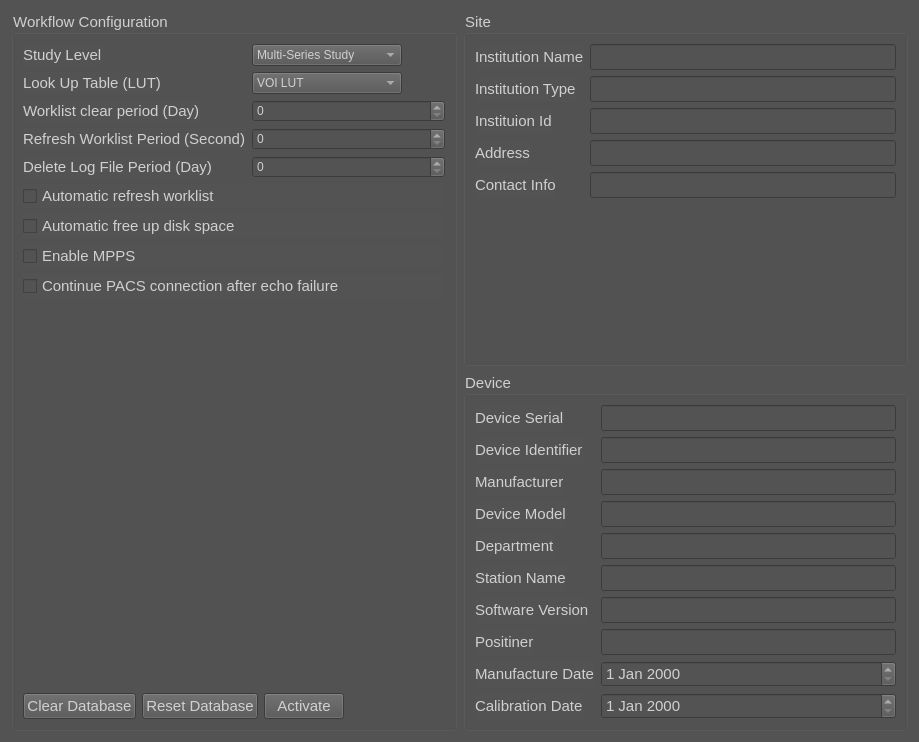
<?xml version="1.0" encoding="UTF-8"?>
<ui version="4.0">
 <class>WorkflowConfigurationWidget</class>
 <widget class="QWidget" name="WorkflowConfigurationWidget">
  <property name="geometry">
   <rect>
    <x>0</x>
    <y>0</y>
    <width>919</width>
    <height>742</height>
   </rect>
  </property>
  <property name="font">
   <font>
    <pointsize>11</pointsize>
   </font>
  </property>
  <property name="windowTitle">
   <string>Form</string>
  </property>
  <property name="styleSheet">
   <string notr="true">background-color: rgb(83, 83, 83);
color: rgb(208, 208, 208);</string>
  </property>
  <layout class="QHBoxLayout" name="horizontalLayout">
   <item>
    <widget class="QGroupBox" name="workflowConfigurationGroupBox">
     <property name="font">
      <font>
       <pointsize>11</pointsize>
      </font>
     </property>
     <property name="title">
      <string>Workflow Configuration</string>
     </property>
     <layout class="QFormLayout" name="formLayout_2">
      <item row="1" column="0">
       <widget class="QLabel" name="studyLevelLbl">
        <property name="font">
         <font>
          <pointsize>11</pointsize>
         </font>
        </property>
        <property name="text">
         <string>Study Level</string>
        </property>
       </widget>
      </item>
      <item row="1" column="1">
       <widget class="QComboBox" name="studyLevelComboBox">
        <property name="sizePolicy">
         <sizepolicy hsizetype="Fixed" vsizetype="Fixed">
          <horstretch>0</horstretch>
          <verstretch>0</verstretch>
         </sizepolicy>
        </property>
        <property name="minimumSize">
         <size>
          <width>150</width>
          <height>0</height>
         </size>
        </property>
        <item>
         <property name="text">
          <string>Multi-Series Study</string>
         </property>
        </item>
        <item>
         <property name="text">
          <string>Single-Series Study</string>
         </property>
        </item>
       </widget>
      </item>
      <item row="4" column="0">
       <widget class="QLabel" name="workListClearPeriodLbl">
        <property name="font">
         <font>
          <pointsize>11</pointsize>
         </font>
        </property>
        <property name="text">
         <string>Worklist clear period (Day)</string>
        </property>
       </widget>
      </item>
      <item row="4" column="1">
       <widget class="QSpinBox" name="workListClearPeriodLblSpinBox">
        <property name="sizePolicy">
         <sizepolicy hsizetype="Preferred" vsizetype="Preferred">
          <horstretch>0</horstretch>
          <verstretch>0</verstretch>
         </sizepolicy>
        </property>
        <property name="maximum">
         <number>365</number>
        </property>
       </widget>
      </item>
      <item row="5" column="0">
       <widget class="QLabel" name="refreshWorklistPeriodLbl">
        <property name="font">
         <font>
          <pointsize>11</pointsize>
         </font>
        </property>
        <property name="text">
         <string>Refresh Worklist Period (Second)</string>
        </property>
       </widget>
      </item>
      <item row="5" column="1">
       <widget class="QSpinBox" name="refreshWorklistPeriodSpinBox">
        <property name="sizePolicy">
         <sizepolicy hsizetype="Preferred" vsizetype="Preferred">
          <horstretch>0</horstretch>
          <verstretch>0</verstretch>
         </sizepolicy>
        </property>
        <property name="maximum">
         <number>999</number>
        </property>
       </widget>
      </item>
      <item row="6" column="0">
       <widget class="QLabel" name="deleteLogFilePeriodLbl">
        <property name="font">
         <font>
          <pointsize>11</pointsize>
         </font>
        </property>
        <property name="text">
         <string>Delete Log File Period (Day)</string>
        </property>
       </widget>
      </item>
      <item row="6" column="1">
       <widget class="QSpinBox" name="deleteLogFilePeriodSpinBox">
        <property name="sizePolicy">
         <sizepolicy hsizetype="Preferred" vsizetype="Preferred">
          <horstretch>0</horstretch>
          <verstretch>0</verstretch>
         </sizepolicy>
        </property>
        <property name="maximum">
         <number>365</number>
        </property>
       </widget>
      </item>
      <item row="19" column="0" colspan="2">
       <layout class="QVBoxLayout" name="verticalLayout">
        <item>
         <widget class="QCheckBox" name="automaticRefreshWorklistCheckBox">
          <property name="font">
           <font>
            <pointsize>11</pointsize>
           </font>
          </property>
          <property name="text">
           <string>Automatic refresh worklist</string>
          </property>
         </widget>
        </item>
        <item>
         <widget class="QCheckBox" name="automaticFreeUpDiskSpaceCheckBox">
          <property name="font">
           <font>
            <pointsize>11</pointsize>
           </font>
          </property>
          <property name="text">
           <string>Automatic free up disk space</string>
          </property>
         </widget>
        </item>
        <item>
         <widget class="QCheckBox" name="enableMppsCheckBox">
          <property name="font">
           <font>
            <pointsize>11</pointsize>
           </font>
          </property>
          <property name="text">
           <string>Enable MPPS</string>
          </property>
         </widget>
        </item>
        <item>
         <widget class="QCheckBox" name="continueOnEchoFailCheckBox">
          <property name="font">
           <font>
            <pointsize>11</pointsize>
           </font>
          </property>
          <property name="text">
           <string>Continue PACS connection after echo failure</string>
          </property>
         </widget>
        </item>
        <item>
         <spacer name="verticalSpacer">
          <property name="orientation">
           <enum>Qt::Orientation::Vertical</enum>
          </property>
          <property name="sizeHint" stdset="0">
           <size>
            <width>20</width>
            <height>40</height>
           </size>
          </property>
         </spacer>
        </item>
       </layout>
      </item>
      <item row="23" column="0" colspan="2">
       <layout class="QHBoxLayout" name="horizontalLayout_6">
        <item>
         <widget class="QPushButton" name="clearDatabaseBtn">
          <property name="font">
           <font>
            <pointsize>11</pointsize>
           </font>
          </property>
          <property name="text">
           <string>Clear Database</string>
          </property>
         </widget>
        </item>
        <item>
         <widget class="QPushButton" name="resetDatabaseBtn">
          <property name="font">
           <font>
            <pointsize>11</pointsize>
           </font>
          </property>
          <property name="text">
           <string>Reset Database</string>
          </property>
         </widget>
        </item>
        <item>
         <widget class="QPushButton" name="activateBtn">
          <property name="font">
           <font>
            <pointsize>11</pointsize>
           </font>
          </property>
          <property name="text">
           <string>Activate</string>
          </property>
         </widget>
        </item>
        <item>
         <spacer name="horizontalSpacer_6">
          <property name="orientation">
           <enum>Qt::Orientation::Horizontal</enum>
          </property>
          <property name="sizeHint" stdset="0">
           <size>
            <width>40</width>
            <height>20</height>
           </size>
          </property>
         </spacer>
        </item>
       </layout>
      </item>
      <item row="2" column="0">
       <widget class="QLabel" name="lutTypeLbl">
        <property name="font">
         <font>
          <pointsize>11</pointsize>
         </font>
        </property>
        <property name="text">
         <string>Look Up Table (LUT)</string>
        </property>
       </widget>
      </item>
      <item row="2" column="1">
       <widget class="QComboBox" name="lutTypeComboBox">
        <property name="sizePolicy">
         <sizepolicy hsizetype="Fixed" vsizetype="Fixed">
          <horstretch>0</horstretch>
          <verstretch>0</verstretch>
         </sizepolicy>
        </property>
        <property name="minimumSize">
         <size>
          <width>150</width>
          <height>0</height>
         </size>
        </property>
        <item>
         <property name="text">
          <string>VOI LUT</string>
         </property>
        </item>
        <item>
         <property name="text">
          <string>None</string>
         </property>
        </item>
       </widget>
      </item>
     </layout>
    </widget>
   </item>
   <item>
    <layout class="QVBoxLayout" name="verticalLayout_2">
     <item>
      <widget class="QGroupBox" name="siteGroupBox">
       <property name="font">
        <font>
         <pointsize>11</pointsize>
        </font>
       </property>
       <property name="title">
        <string>Site</string>
       </property>
       <layout class="QFormLayout" name="formLayout">
        <item row="1" column="0">
         <widget class="QLabel" name="institutionLbl">
          <property name="font">
           <font>
            <pointsize>11</pointsize>
           </font>
          </property>
          <property name="text">
           <string>Institution Name</string>
          </property>
         </widget>
        </item>
        <item row="1" column="1">
         <widget class="QLineEdit" name="institutionNameLineEdit">
          <property name="sizePolicy">
           <sizepolicy hsizetype="Expanding" vsizetype="Preferred">
            <horstretch>0</horstretch>
            <verstretch>0</verstretch>
           </sizepolicy>
          </property>
          <property name="minimumSize">
           <size>
            <width>150</width>
            <height>0</height>
           </size>
          </property>
          <property name="font">
           <font>
            <pointsize>11</pointsize>
           </font>
          </property>
          <property name="styleSheet">
           <string notr="true">color: rgb(112, 128, 144);</string>
          </property>
         </widget>
        </item>
        <item row="2" column="0">
         <widget class="QLabel" name="institutionTypeLbl">
          <property name="font">
           <font>
            <pointsize>11</pointsize>
           </font>
          </property>
          <property name="text">
           <string>Institution Type</string>
          </property>
         </widget>
        </item>
        <item row="2" column="1">
         <widget class="QLineEdit" name="institutionTypeLineEdit">
          <property name="sizePolicy">
           <sizepolicy hsizetype="Expanding" vsizetype="Preferred">
            <horstretch>0</horstretch>
            <verstretch>0</verstretch>
           </sizepolicy>
          </property>
          <property name="minimumSize">
           <size>
            <width>150</width>
            <height>0</height>
           </size>
          </property>
          <property name="font">
           <font>
            <pointsize>11</pointsize>
           </font>
          </property>
          <property name="styleSheet">
           <string notr="true">color: rgb(112, 128, 144);</string>
          </property>
         </widget>
        </item>
        <item row="3" column="0">
         <widget class="QLabel" name="institutionIdLbl">
          <property name="font">
           <font>
            <pointsize>11</pointsize>
           </font>
          </property>
          <property name="text">
           <string>Instituion Id</string>
          </property>
         </widget>
        </item>
        <item row="3" column="1">
         <widget class="QLineEdit" name="institutionIdLineEdit">
          <property name="sizePolicy">
           <sizepolicy hsizetype="Expanding" vsizetype="Preferred">
            <horstretch>0</horstretch>
            <verstretch>0</verstretch>
           </sizepolicy>
          </property>
          <property name="minimumSize">
           <size>
            <width>150</width>
            <height>0</height>
           </size>
          </property>
          <property name="font">
           <font>
            <pointsize>11</pointsize>
           </font>
          </property>
          <property name="styleSheet">
           <string notr="true"/>
          </property>
         </widget>
        </item>
        <item row="5" column="0">
         <widget class="QLabel" name="addressLbl">
          <property name="font">
           <font>
            <pointsize>11</pointsize>
           </font>
          </property>
          <property name="text">
           <string>Address</string>
          </property>
         </widget>
        </item>
        <item row="5" column="1">
         <widget class="QLineEdit" name="addressLineEdit">
          <property name="sizePolicy">
           <sizepolicy hsizetype="Expanding" vsizetype="Preferred">
            <horstretch>0</horstretch>
            <verstretch>0</verstretch>
           </sizepolicy>
          </property>
          <property name="minimumSize">
           <size>
            <width>150</width>
            <height>0</height>
           </size>
          </property>
          <property name="font">
           <font>
            <pointsize>11</pointsize>
           </font>
          </property>
          <property name="styleSheet">
           <string notr="true"/>
          </property>
         </widget>
        </item>
        <item row="6" column="0">
         <widget class="QLabel" name="contactInfoLbl">
          <property name="font">
           <font>
            <pointsize>11</pointsize>
           </font>
          </property>
          <property name="text">
           <string>Contact Info</string>
          </property>
         </widget>
        </item>
        <item row="6" column="1">
         <widget class="QLineEdit" name="contactInfoLineEdit">
          <property name="sizePolicy">
           <sizepolicy hsizetype="Expanding" vsizetype="Preferred">
            <horstretch>0</horstretch>
            <verstretch>0</verstretch>
           </sizepolicy>
          </property>
          <property name="minimumSize">
           <size>
            <width>150</width>
            <height>0</height>
           </size>
          </property>
          <property name="font">
           <font>
            <pointsize>11</pointsize>
           </font>
          </property>
          <property name="styleSheet">
           <string notr="true"/>
          </property>
         </widget>
        </item>
       </layout>
      </widget>
     </item>
     <item>
      <widget class="QGroupBox" name="deviceGroupBox">
       <property name="title">
        <string>Device</string>
       </property>
       <layout class="QFormLayout" name="formLayout_3">
        <item row="0" column="0">
         <widget class="QLabel" name="deviceSerialNumberLbl">
          <property name="font">
           <font>
            <pointsize>11</pointsize>
           </font>
          </property>
          <property name="text">
           <string>Device Serial</string>
          </property>
         </widget>
        </item>
        <item row="0" column="1">
         <widget class="QLineEdit" name="deviceSerialNumberLineEdit">
          <property name="sizePolicy">
           <sizepolicy hsizetype="Expanding" vsizetype="Preferred">
            <horstretch>0</horstretch>
            <verstretch>0</verstretch>
           </sizepolicy>
          </property>
          <property name="minimumSize">
           <size>
            <width>150</width>
            <height>0</height>
           </size>
          </property>
          <property name="font">
           <font>
            <pointsize>11</pointsize>
           </font>
          </property>
          <property name="styleSheet">
           <string notr="true">color: rgb(112, 128, 144);</string>
          </property>
          <property name="readOnly">
           <bool>true</bool>
          </property>
         </widget>
        </item>
        <item row="1" column="0">
         <widget class="QLabel" name="deviceUidLbl">
          <property name="font">
           <font>
            <pointsize>11</pointsize>
           </font>
          </property>
          <property name="text">
           <string>Device Identifier</string>
          </property>
         </widget>
        </item>
        <item row="1" column="1">
         <widget class="QLineEdit" name="deviceUidLineEdit">
          <property name="sizePolicy">
           <sizepolicy hsizetype="Expanding" vsizetype="Preferred">
            <horstretch>0</horstretch>
            <verstretch>0</verstretch>
           </sizepolicy>
          </property>
          <property name="minimumSize">
           <size>
            <width>150</width>
            <height>0</height>
           </size>
          </property>
          <property name="font">
           <font>
            <pointsize>11</pointsize>
           </font>
          </property>
          <property name="styleSheet">
           <string notr="true">color: rgb(112, 128, 144);</string>
          </property>
          <property name="readOnly">
           <bool>true</bool>
          </property>
         </widget>
        </item>
        <item row="2" column="0">
         <widget class="QLabel" name="manufacturerLbl">
          <property name="font">
           <font>
            <pointsize>11</pointsize>
           </font>
          </property>
          <property name="text">
           <string>Manufacturer</string>
          </property>
         </widget>
        </item>
        <item row="2" column="1">
         <widget class="QLineEdit" name="manufacturerLineEdit">
          <property name="sizePolicy">
           <sizepolicy hsizetype="Expanding" vsizetype="Preferred">
            <horstretch>0</horstretch>
            <verstretch>0</verstretch>
           </sizepolicy>
          </property>
          <property name="minimumSize">
           <size>
            <width>150</width>
            <height>0</height>
           </size>
          </property>
          <property name="font">
           <font>
            <pointsize>11</pointsize>
           </font>
          </property>
          <property name="styleSheet">
           <string notr="true">color: rgb(112, 128, 144);</string>
          </property>
          <property name="readOnly">
           <bool>true</bool>
          </property>
         </widget>
        </item>
        <item row="3" column="0">
         <widget class="QLabel" name="modelNameLbl">
          <property name="font">
           <font>
            <pointsize>11</pointsize>
           </font>
          </property>
          <property name="text">
           <string>Device Model</string>
          </property>
         </widget>
        </item>
        <item row="3" column="1">
         <widget class="QLineEdit" name="modelNameLineEdit">
          <property name="sizePolicy">
           <sizepolicy hsizetype="Expanding" vsizetype="Preferred">
            <horstretch>0</horstretch>
            <verstretch>0</verstretch>
           </sizepolicy>
          </property>
          <property name="minimumSize">
           <size>
            <width>150</width>
            <height>0</height>
           </size>
          </property>
          <property name="font">
           <font>
            <pointsize>11</pointsize>
           </font>
          </property>
          <property name="styleSheet">
           <string notr="true">color: rgb(112, 128, 144);</string>
          </property>
          <property name="readOnly">
           <bool>true</bool>
          </property>
         </widget>
        </item>
        <item row="6" column="0">
         <widget class="QLabel" name="modelNameLbl_2">
          <property name="font">
           <font>
            <pointsize>11</pointsize>
           </font>
          </property>
          <property name="text">
           <string>Software Version</string>
          </property>
         </widget>
        </item>
        <item row="6" column="1">
         <widget class="QLineEdit" name="softwareVersionLineEdit">
          <property name="sizePolicy">
           <sizepolicy hsizetype="Expanding" vsizetype="Preferred">
            <horstretch>0</horstretch>
            <verstretch>0</verstretch>
           </sizepolicy>
          </property>
          <property name="minimumSize">
           <size>
            <width>150</width>
            <height>0</height>
           </size>
          </property>
          <property name="font">
           <font>
            <pointsize>11</pointsize>
           </font>
          </property>
          <property name="styleSheet">
           <string notr="true">color: rgb(112, 128, 144);</string>
          </property>
          <property name="readOnly">
           <bool>true</bool>
          </property>
         </widget>
        </item>
        <item row="7" column="0">
         <widget class="QLabel" name="modelNameLbl_3">
          <property name="font">
           <font>
            <pointsize>11</pointsize>
           </font>
          </property>
          <property name="text">
           <string>Positiner</string>
          </property>
         </widget>
        </item>
        <item row="7" column="1">
         <widget class="QLineEdit" name="positionerLineEdit">
          <property name="sizePolicy">
           <sizepolicy hsizetype="Expanding" vsizetype="Preferred">
            <horstretch>0</horstretch>
            <verstretch>0</verstretch>
           </sizepolicy>
          </property>
          <property name="minimumSize">
           <size>
            <width>150</width>
            <height>0</height>
           </size>
          </property>
          <property name="font">
           <font>
            <pointsize>11</pointsize>
           </font>
          </property>
          <property name="styleSheet">
           <string notr="true">color: rgb(112, 128, 144);</string>
          </property>
          <property name="readOnly">
           <bool>true</bool>
          </property>
         </widget>
        </item>
        <item row="8" column="0">
         <widget class="QLabel" name="manufacturDateLbl">
          <property name="font">
           <font>
            <pointsize>11</pointsize>
           </font>
          </property>
          <property name="text">
           <string>Manufacture Date</string>
          </property>
         </widget>
        </item>
        <item row="8" column="1">
         <widget class="QDateEdit" name="manufactureDateEdit">
          <property name="sizePolicy">
           <sizepolicy hsizetype="Minimum" vsizetype="Preferred">
            <horstretch>0</horstretch>
            <verstretch>0</verstretch>
           </sizepolicy>
          </property>
          <property name="font">
           <font>
            <pointsize>11</pointsize>
           </font>
          </property>
         </widget>
        </item>
        <item row="9" column="0">
         <widget class="QLabel" name="manufacturDateLbl_2">
          <property name="font">
           <font>
            <pointsize>11</pointsize>
           </font>
          </property>
          <property name="text">
           <string>Calibration Date</string>
          </property>
         </widget>
        </item>
        <item row="9" column="1">
         <widget class="QDateEdit" name="calibrationDateEdit">
          <property name="sizePolicy">
           <sizepolicy hsizetype="Minimum" vsizetype="Preferred">
            <horstretch>0</horstretch>
            <verstretch>0</verstretch>
           </sizepolicy>
          </property>
          <property name="font">
           <font>
            <pointsize>11</pointsize>
           </font>
          </property>
         </widget>
        </item>
        <item row="5" column="0">
         <widget class="QLabel" name="stationNameLbl">
          <property name="font">
           <font>
            <pointsize>11</pointsize>
           </font>
          </property>
          <property name="text">
           <string>Station Name</string>
          </property>
         </widget>
        </item>
        <item row="5" column="1">
         <widget class="QLineEdit" name="stationNameLineEdit">
          <property name="sizePolicy">
           <sizepolicy hsizetype="Expanding" vsizetype="Preferred">
            <horstretch>0</horstretch>
            <verstretch>0</verstretch>
           </sizepolicy>
          </property>
          <property name="minimumSize">
           <size>
            <width>150</width>
            <height>0</height>
           </size>
          </property>
          <property name="font">
           <font>
            <pointsize>11</pointsize>
           </font>
          </property>
          <property name="styleSheet">
           <string notr="true">color: rgb(112, 128, 144);</string>
          </property>
          <property name="readOnly">
           <bool>false</bool>
          </property>
         </widget>
        </item>
        <item row="4" column="0">
         <widget class="QLabel" name="departmentLbl">
          <property name="font">
           <font>
            <pointsize>11</pointsize>
           </font>
          </property>
          <property name="text">
           <string>Department</string>
          </property>
         </widget>
        </item>
        <item row="4" column="1">
         <widget class="QLineEdit" name="departmentLineEdit">
          <property name="sizePolicy">
           <sizepolicy hsizetype="Expanding" vsizetype="Preferred">
            <horstretch>0</horstretch>
            <verstretch>0</verstretch>
           </sizepolicy>
          </property>
          <property name="minimumSize">
           <size>
            <width>150</width>
            <height>0</height>
           </size>
          </property>
          <property name="font">
           <font>
            <pointsize>11</pointsize>
           </font>
          </property>
          <property name="styleSheet">
           <string notr="true"/>
          </property>
          <property name="readOnly">
           <bool>true</bool>
          </property>
         </widget>
        </item>
       </layout>
      </widget>
     </item>
    </layout>
   </item>
  </layout>
 </widget>
 <resources/>
 <connections/>
</ui>
